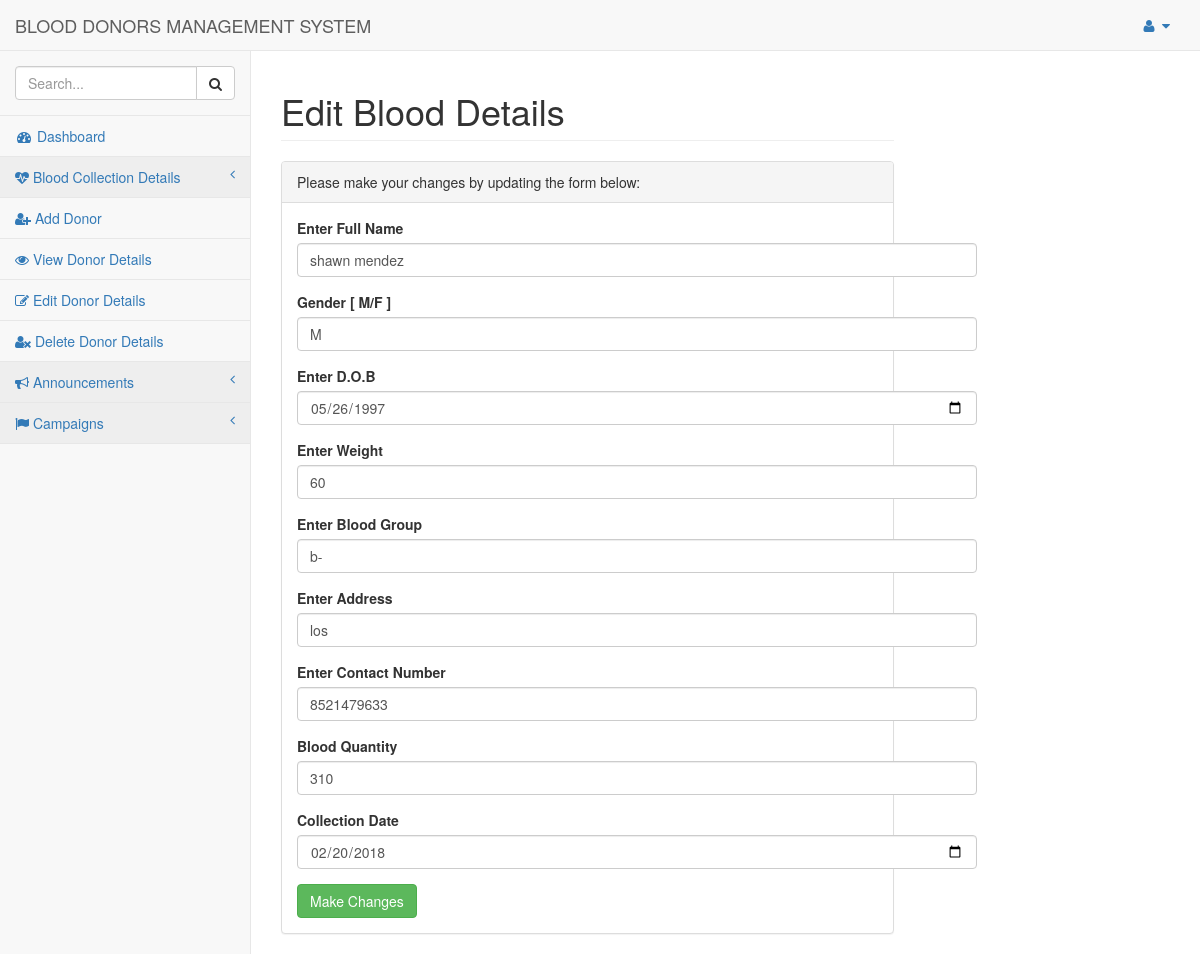
Screenshot of /pages/editbloodform.php?id=3 with the database file from the repository.
### tables this page shows
CREATE TABLE IF NOT EXISTS `blood` (
`id` int(11) NOT NULL,
  `name` varchar(20) NOT NULL,
  `gender` varchar(20) NOT NULL,
  `dob` date NOT NULL,
  `weight` int(11) NOT NULL,
  `bloodgroup` varchar(3) NOT NULL,
  `address` varchar(20) NOT NULL,
  `contact` varchar(10) NOT NULL,
  `bloodqty` int(11) NOT NULL,
  `collection` date NOT NULL
);

### pages/editbloodform.php (the view, shortened to what this page needs)
<!DOCTYPE html>
<html lang="en">
<head>
    <link href="../vendor/bootstrap/css/bootstrap.min.css" rel="stylesheet">
    <link href="../vendor/metisMenu/metisMenu.min.css" rel="stylesheet">
    <link href="../dist/css/sb-admin-2.css" rel="stylesheet">
    <link href="../vendor/font-awesome/css/font-awesome.min.css" rel="stylesheet" type="text/css">
</head>
<body>
    <div id="wrapper">
        <nav class="navbar navbar-default navbar-static-top" role="navigation" style="margin-bottom: 0">
            <div class="navbar-header">
                <a class="navbar-brand" href="index.html">BLOOD DONORS MANAGEMENT SYSTEM</a>
            </div>
			<ul class="nav navbar-top-links navbar-right">
                <li class="dropdown">
                    <a class="dropdown-toggle" data-toggle="dropdown" href="#">
                        <i class="fa fa-user fa-fw"></i> <i class="fa fa-caret-down"></i>
                    </a>
                </li>
            </ul>
            <div class="navbar-default sidebar" role="navigation">
                <div class="sidebar-nav navbar-collapse">
                    <ul class="nav" id="side-menu">
                        <li class="sidebar-search">
                            <div class="input-group custom-search-form">
                                <input type="text" class="form-control" placeholder="Search...">
                                <span class="input-group-btn">
                                <button class="btn btn-default" type="button">
                                    <i class="fa fa-search"></i>
                                </button>
                            </span>
                            </div>
                        </li>
                        <li>
                            <a href="index.php"><i class="fa fa-dashboard fa-fw"></i> Dashboard</a>
                        </li>
                        <li>
                                <a href=""><i class="fa fa-heartbeat"></i> Blood Collection Details <span class="fa arrow"></span></a>
                        </li>
                        <li>
                            <a href="adddonor.html"><i class="fa fa-table fa-user-plus"></i> Add Donor</a>
                        </li>
                        <li>
                            <a href="viewdonor.php"><i class="fa fa-edit fa-eye"></i> View Donor Details</a>
                        </li>
                        <li>
                            <a href="editview.php"><i class="fa fa-edit fa-remove"></i> Edit Donor Details</a>
                        </li>
                        <li>
                            <a href="deleteview.php"><i class="fa fa-user-times"></i> Delete Donor Details</a>
                        </li>
                        <li>
                            <a href=""><i class="fa fa-bullhorn"></i> Announcements <span class="fa arrow"></span></a>
                        </li>
                        <li>
                            <a href=""><i class="fa fa-flag"></i> Campaigns <span class="fa arrow"></span></a>
                </div>
            </div>
        </nav>
        <div id="page-wrapper">
            <div class="row">
                <div class="col-lg-12">
                    <h1 class="page-header">Edit Blood Details</h1>
                </div>
            </div>
            <div class="row">
                <div class="col-lg-12">
                    <div class="panel panel-default">
                        <div class="panel-heading">
                            Please make your changes by updating the form below:
                        </div>
                        <div class="panel-body">
                            <div class="row">
                                <div class="col-lg-6">
                                <?php
									include 'dbconnect.php';
									$id=$_GET['id'];
									$qry= "select * from blood where id='$id'";
									$result=mysqli_query($conn,$qry);
									while($row=mysqli_fetch_array($result)){
									?>
                                    <form role="form" action="editedblood.php" method="post">
                                        <div class="form-group">
                                            <label>Enter Full Name</label>
                                            <input class="form-control" type="text" name="name" value='<?php echo $row['name']; ?>' required>
                                        </div>
                                        <div class="form-group">
                                            <label>Gender [ M/F ]</label>
                                            <input class="form-control" type="text" name="gender" value='<?php echo $row['gender']; ?>' required>
                                        </div>
                                        <div class="form-group">
                                            <label>Enter D.O.B</label>
                                            <input class="form-control" type="date" name="dob" value='<?php echo $row['dob']; ?>' required>
                                        </div>
                                        <div class="form-group">
                                            <label>Enter Weight</label>
                                            <input class="form-control" type="number" name="weight" value='<?php echo $row['weight']; ?>' required>
                                        </div>
                                        <div class="form-group">
                                            <label>Enter Blood Group</label>
                                            <input class="form-control" type="text" name="bloodgroup" value='<?php echo $row['bloodgroup']; ?>' required>
                                        </div>
                                        <div class="form-group">
                                            <label>Enter Address</label>
                                            <input class="form-control" type="text" name="address" value='<?php echo $row['address']; ?>' required>
                                        </div>
                                        <div class="form-group">
                                            <label>Enter Contact Number</label>
                                            <input class="form-control" type="number" name="contact" value='<?php echo $row['contact']; ?>' required>
                                        </div>
                                        <div class="form-group">
                                            <label>Blood Quantity</label>
                                            <input class="form-control" type="number" name="bloodqty" value='<?php echo $row['bloodqty']; ?>' required>
                                        </div>
                                        <div class="form-group">
                                                <label>Collection Date</label>
                                                <input class="form-control" type="date" name="collection" value='<?php echo $row['collection']; ?>' required>
                                            </div>
             <button type="submit"  class="btn btn-success">Make Changes</button>
                                    </form>
                                </div>
						<?php
						}
						?>
                            </div>
                        </div>
                    </div>
                </div>
            </div>
        </div>
    </div>
</body>
</html>

### rows the page displays
blood: name "shawn mendez", gender "M", dob "05/26/1997", weight "60", bloodgroup "b-", address "los", contact "8521479633", bloodqty "310", collection "02/20/2018"
